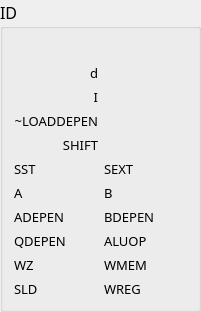
        <widget class="QGroupBox" name="ID_stage">
         <property name="sizePolicy">
          <sizepolicy hsizetype="Preferred" vsizetype="Preferred">
           <horstretch>0</horstretch>
           <verstretch>0</verstretch>
          </sizepolicy>
         </property>
         <property name="minimumSize">
          <size>
           <width>201</width>
           <height>0</height>
          </size>
         </property>
         <property name="font">
          <font>
           <family>微软雅黑</family>
           <pointsize>12</pointsize>
          </font>
         </property>
         <property name="title">
          <string>ID</string>
         </property>
         <layout class="QVBoxLayout" name="verticalLayout">
          <item>
           <widget class="QLabel" name="ID_instruction">
            <property name="font">
             <font>
              <pointsize>10</pointsize>
             </font>
            </property>
            <property name="text">
             <string/>
            </property>
           </widget>
          </item>
          <item>
           <layout class="QHBoxLayout" name="id_d">
            <item>
             <widget class="QLabel" name="label_7">
              <property name="font">
               <font>
                <family>微软雅黑</family>
                <pointsize>10</pointsize>
               </font>
              </property>
              <property name="text">
               <string>d</string>
              </property>
              <property name="alignment">
               <set>Qt::AlignRight|Qt::AlignTrailing|Qt::AlignVCenter</set>
              </property>
             </widget>
            </item>
            <item>
             <widget class="QLabel" name="signalid_d">
              <property name="font">
               <font>
                <pointsize>10</pointsize>
               </font>
              </property>
              <property name="text">
               <string/>
              </property>
              <property name="alignment">
               <set>Qt::AlignRight|Qt::AlignTrailing|Qt::AlignVCenter</set>
              </property>
             </widget>
            </item>
           </layout>
          </item>
          <item>
           <layout class="QHBoxLayout" name="I">
            <item>
             <widget class="QLabel" name="label_12">
              <property name="font">
               <font>
                <family>微软雅黑</family>
                <pointsize>10</pointsize>
               </font>
              </property>
              <property name="text">
               <string>I</string>
              </property>
              <property name="alignment">
               <set>Qt::AlignRight|Qt::AlignTrailing|Qt::AlignVCenter</set>
              </property>
             </widget>
            </item>
            <item>
             <widget class="QLabel" name="signalI">
              <property name="font">
               <font>
                <pointsize>10</pointsize>
               </font>
              </property>
              <property name="text">
               <string/>
              </property>
              <property name="alignment">
               <set>Qt::AlignRight|Qt::AlignTrailing|Qt::AlignVCenter</set>
              </property>
             </widget>
            </item>
           </layout>
          </item>
          <item>
           <layout class="QHBoxLayout" name="LOADDEPEN">
            <item>
             <widget class="QLabel" name="label_18">
              <property name="font">
               <font>
                <family>微软雅黑</family>
                <pointsize>10</pointsize>
               </font>
              </property>
              <property name="text">
               <string>~LOADDEPEN</string>
              </property>
              <property name="alignment">
               <set>Qt::AlignRight|Qt::AlignTrailing|Qt::AlignVCenter</set>
              </property>
             </widget>
            </item>
            <item>
             <widget class="QLabel" name="signalLOADDEPEN">
              <property name="font">
               <font>
                <pointsize>10</pointsize>
               </font>
              </property>
              <property name="text">
               <string/>
              </property>
              <property name="alignment">
               <set>Qt::AlignRight|Qt::AlignTrailing|Qt::AlignVCenter</set>
              </property>
             </widget>
            </item>
           </layout>
          </item>
          <item>
           <layout class="QHBoxLayout" name="exe_d_21">
            <item>
             <widget class="QLabel" name="label_61">
              <property name="font">
               <font>
                <family>微软雅黑</family>
                <pointsize>10</pointsize>
               </font>
              </property>
              <property name="text">
               <string>SHIFT</string>
              </property>
              <property name="alignment">
               <set>Qt::AlignRight|Qt::AlignTrailing|Qt::AlignVCenter</set>
              </property>
             </widget>
            </item>
            <item>
             <widget class="QLabel" name="signalshift">
              <property name="font">
               <font>
                <family>微软雅黑</family>
                <pointsize>10</pointsize>
               </font>
              </property>
              <property name="text">
               <string/>
              </property>
              <property name="alignment">
               <set>Qt::AlignRight|Qt::AlignTrailing|Qt::AlignVCenter</set>
              </property>
             </widget>
            </item>
           </layout>
          </item>
          <item>
           <layout class="QHBoxLayout" name="horizontalLayout_3">
            <item>
             <layout class="QHBoxLayout" name="SST">
              <item>
               <widget class="QLabel" name="label_14">
                <property name="font">
                 <font>
                  <family>微软雅黑</family>
                  <pointsize>10</pointsize>
                 </font>
                </property>
                <property name="text">
                 <string>SST</string>
                </property>
               </widget>
              </item>
              <item>
               <widget class="QLabel" name="signalSST">
                <property name="font">
                 <font>
                  <pointsize>10</pointsize>
                 </font>
                </property>
                <property name="text">
                 <string/>
                </property>
                <property name="alignment">
                 <set>Qt::AlignRight|Qt::AlignTrailing|Qt::AlignVCenter</set>
                </property>
               </widget>
              </item>
             </layout>
            </item>
            <item>
             <layout class="QHBoxLayout" name="SEXT">
              <item>
               <widget class="QLabel" name="label_15">
                <property name="font">
                 <font>
                  <family>微软雅黑</family>
                  <pointsize>10</pointsize>
                 </font>
                </property>
                <property name="text">
                 <string>SEXT</string>
                </property>
               </widget>
              </item>
              <item>
               <widget class="QLabel" name="signalSEXT">
                <property name="font">
                 <font>
                  <pointsize>10</pointsize>
                 </font>
                </property>
                <property name="text">
                 <string/>
                </property>
                <property name="alignment">
                 <set>Qt::AlignRight|Qt::AlignTrailing|Qt::AlignVCenter</set>
                </property>
               </widget>
              </item>
             </layout>
            </item>
           </layout>
          </item>
          <item>
           <layout class="QHBoxLayout" name="horizontalLayout_6">
            <item>
             <layout class="QHBoxLayout" name="A">
              <item>
               <widget class="QLabel" name="label_10">
                <property name="font">
                 <font>
                  <family>微软雅黑</family>
                  <pointsize>10</pointsize>
                 </font>
                </property>
                <property name="text">
                 <string>A</string>
                </property>
               </widget>
              </item>
              <item>
               <widget class="QLabel" name="signalA">
                <property name="font">
                 <font>
                  <pointsize>10</pointsize>
                 </font>
                </property>
                <property name="text">
                 <string/>
                </property>
                <property name="alignment">
                 <set>Qt::AlignRight|Qt::AlignTrailing|Qt::AlignVCenter</set>
                </property>
               </widget>
              </item>
             </layout>
            </item>
            <item>
             <layout class="QHBoxLayout" name="B">
              <item>
               <widget class="QLabel" name="label_11">
                <property name="font">
                 <font>
                  <family>微软雅黑</family>
                  <pointsize>10</pointsize>
                 </font>
                </property>
                <property name="text">
                 <string>B</string>
                </property>
               </widget>
              </item>
              <item>
               <widget class="QLabel" name="signalB">
                <property name="font">
                 <font>
                  <pointsize>10</pointsize>
                 </font>
                </property>
                <property name="text">
                 <string/>
                </property>
                <property name="alignment">
                 <set>Qt::AlignRight|Qt::AlignTrailing|Qt::AlignVCenter</set>
                </property>
               </widget>
              </item>
             </layout>
            </item>
           </layout>
          </item>
          <item>
           <layout class="QHBoxLayout" name="horizontalLayout">
            <item>
             <layout class="QHBoxLayout" name="ADEPEN_3">
              <item>
               <widget class="QLabel" name="label_29">
                <property name="font">
                 <font>
                  <family>微软雅黑</family>
                  <pointsize>10</pointsize>
                 </font>
                </property>
                <property name="text">
                 <string>ADEPEN</string>
                </property>
               </widget>
              </item>
              <item>
               <widget class="QLabel" name="signalADEPEN_id">
                <property name="font">
                 <font>
                  <family>微软雅黑</family>
                  <pointsize>10</pointsize>
                 </font>
                </property>
                <property name="text">
                 <string/>
                </property>
                <property name="alignment">
                 <set>Qt::AlignRight|Qt::AlignTrailing|Qt::AlignVCenter</set>
                </property>
               </widget>
              </item>
             </layout>
            </item>
            <item>
             <layout class="QHBoxLayout" name="BDEPEN">
              <item>
               <widget class="QLabel" name="label_24">
                <property name="font">
                 <font>
                  <family>微软雅黑</family>
                  <pointsize>10</pointsize>
                 </font>
                </property>
                <property name="text">
                 <string>BDEPEN</string>
                </property>
               </widget>
              </item>
              <item>
               <widget class="QLabel" name="signalBDEPEN_id">
                <property name="font">
                 <font>
                  <family>微软雅黑</family>
                  <pointsize>10</pointsize>
                 </font>
                </property>
                <property name="text">
                 <string/>
                </property>
                <property name="alignment">
                 <set>Qt::AlignRight|Qt::AlignTrailing|Qt::AlignVCenter</set>
                </property>
               </widget>
              </item>
             </layout>
            </item>
           </layout>
          </item>
          <item>
           <layout class="QHBoxLayout" name="horizontalLayout_2">
            <item>
             <layout class="QHBoxLayout" name="BDEPEN_2">
              <item>
               <widget class="QLabel" name="label_26">
                <property name="font">
                 <font>
                  <family>微软雅黑</family>
                  <pointsize>10</pointsize>
                 </font>
                </property>
                <property name="text">
                 <string>QDEPEN</string>
                </property>
               </widget>
              </item>
              <item>
               <widget class="QLabel" name="signalQDEPEN_id">
                <property name="font">
                 <font>
                  <family>微软雅黑</family>
                  <pointsize>10</pointsize>
                 </font>
                </property>
                <property name="text">
                 <string/>
                </property>
                <property name="alignment">
                 <set>Qt::AlignRight|Qt::AlignTrailing|Qt::AlignVCenter</set>
                </property>
               </widget>
              </item>
             </layout>
            </item>
            <item>
             <layout class="QHBoxLayout" name="ALUOP_3">
              <item>
               <widget class="QLabel" name="label_30">
                <property name="font">
                 <font>
                  <family>微软雅黑</family>
                  <pointsize>10</pointsize>
                 </font>
                </property>
                <property name="text">
                 <string>ALUOP</string>
                </property>
               </widget>
              </item>
              <item>
               <widget class="QLabel" name="signalALUOP_id">
                <property name="font">
                 <font>
                  <family>微软雅黑</family>
                  <pointsize>10</pointsize>
                 </font>
                </property>
                <property name="text">
                 <string/>
                </property>
                <property name="alignment">
                 <set>Qt::AlignRight|Qt::AlignTrailing|Qt::AlignVCenter</set>
                </property>
               </widget>
              </item>
             </layout>
            </item>
           </layout>
          </item>
          <item>
           <layout class="QHBoxLayout" name="horizontalLayout_4">
            <item>
             <layout class="QHBoxLayout" name="WZ_2">
              <item>
               <widget class="QLabel" name="label_53">
                <property name="font">
                 <font>
                  <family>微软雅黑</family>
                  <pointsize>10</pointsize>
                 </font>
                </property>
                <property name="text">
                 <string>WZ</string>
                </property>
               </widget>
              </item>
              <item>
               <widget class="QLabel" name="signalWZ_id">
                <property name="font">
                 <font>
                  <family>微软雅黑</family>
                  <pointsize>10</pointsize>
                 </font>
                </property>
                <property name="text">
                 <string/>
                </property>
                <property name="alignment">
                 <set>Qt::AlignRight|Qt::AlignTrailing|Qt::AlignVCenter</set>
                </property>
               </widget>
              </item>
             </layout>
            </item>
            <item>
             <layout class="QHBoxLayout" name="exe_d_14">
              <item>
               <widget class="QLabel" name="label_58">
                <property name="font">
                 <font>
                  <family>微软雅黑</family>
                  <pointsize>10</pointsize>
                 </font>
                </property>
                <property name="text">
                 <string>WMEM</string>
                </property>
               </widget>
              </item>
              <item>
               <widget class="QLabel" name="signalwmem_id">
                <property name="font">
                 <font>
                  <family>微软雅黑</family>
                  <pointsize>10</pointsize>
                 </font>
                </property>
                <property name="text">
                 <string/>
                </property>
                <property name="alignment">
                 <set>Qt::AlignRight|Qt::AlignTrailing|Qt::AlignVCenter</set>
                </property>
               </widget>
              </item>
             </layout>
            </item>
           </layout>
          </item>
          <item>
           <layout class="QHBoxLayout" name="horizontalLayout_5">
            <item>
             <layout class="QHBoxLayout" name="exe_d_19">
              <item>
               <widget class="QLabel" name="label_59">
                <property name="font">
                 <font>
                  <family>微软雅黑</family>
                  <pointsize>10</pointsize>
                 </font>
                </property>
                <property name="text">
                 <string>SLD</string>
                </property>
               </widget>
              </item>
              <item>
               <widget class="QLabel" name="signalsld_id">
                <property name="font">
                 <font>
                  <family>微软雅黑</family>
                  <pointsize>10</pointsize>
                 </font>
                </property>
                <property name="text">
                 <string/>
                </property>
                <property name="alignment">
                 <set>Qt::AlignRight|Qt::AlignTrailing|Qt::AlignVCenter</set>
                </property>
               </widget>
              </item>
             </layout>
            </item>
            <item>
             <layout class="QHBoxLayout" name="exe_d_20">
              <item>
               <widget class="QLabel" name="label_60">
                <property name="font">
                 <font>
                  <family>微软雅黑</family>
                  <pointsize>10</pointsize>
                 </font>
                </property>
                <property name="text">
                 <string>WREG</string>
                </property>
               </widget>
              </item>
              <item>
               <widget class="QLabel" name="signalwreg_id">
                <property name="font">
                 <font>
                  <family>微软雅黑</family>
                  <pointsize>10</pointsize>
                 </font>
                </property>
                <property name="text">
                 <string/>
                </property>
                <property name="alignment">
                 <set>Qt::AlignRight|Qt::AlignTrailing|Qt::AlignVCenter</set>
                </property>
               </widget>
              </item>
             </layout>
            </item>
           </layout>
          </item>
         </layout>
         <zorder>ID_instruction</zorder>
         <zorder></zorder>
         <zorder></zorder>
         <zorder></zorder>
         <zorder></zorder>
        </widget>
